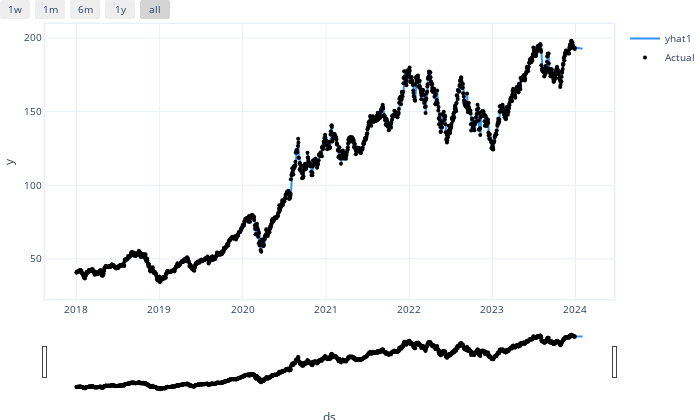
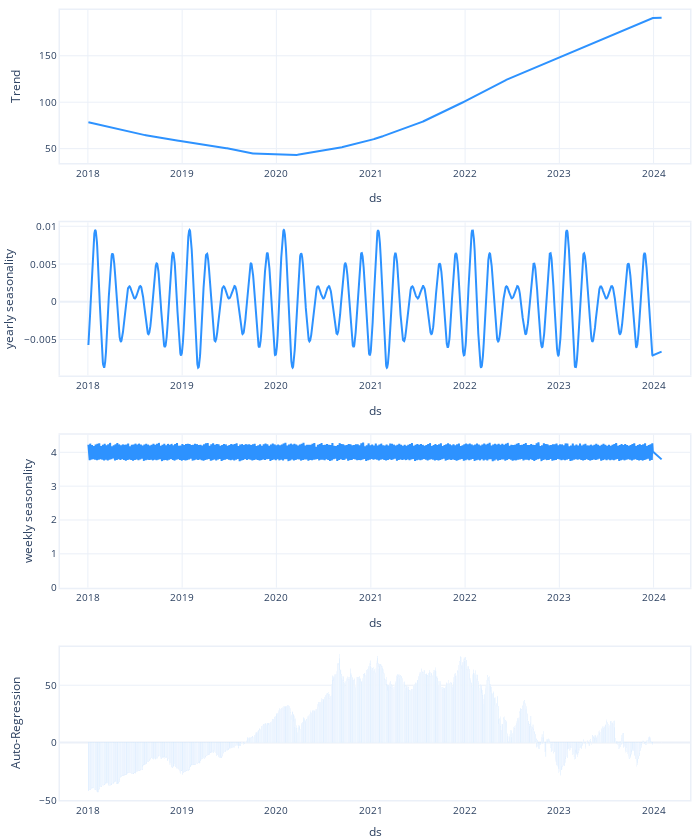

The notebook cell saved with these charts, in order:
### Code cell
fig5 = m5.plot(forecast_m5, plotting_backend="plotly")
fig5.show()

fig_components5 = m5.plot_components(forecast_m5, plotting_backend="plotly")
fig_components5.show()

### Figure 1 — Plotly figure (JSON) as saved in the notebook; plotly's stock layout.template omitted (floating-point values rounded to 4 significant figures; data arrays with more than 128 entries replaced by an {"elided": "..."} marker saying what was removed)
{"data": [{"fill": "none", "line": {"color": "rgba(45, 146, 255, 1.0)", "width": 2}, "mode": "lines", "name": "yhat1", "type": "scatter", "x": {"elided": "1565 str values"}, "y": {"elided": "1565 float values"}}, {"marker": {"color": "black", "size": 4}, "mode": "markers", "name": "Actual", "type": "scatter", "x": {"elided": "1565 str values"}, "y": {"elided": "1565 float values"}}], "layout": {"autosize": true, "font": {"size": 10}, "height": 420, "hovermode": "x unified", "margin": {"b": 0, "l": 0, "pad": 0, "r": 10, "t": 10}, "showlegend": true, "title": {"font": {"size": 12}}, "width": 700, "xaxis": {"linewidth": 1.5, "mirror": true, "rangeselector": {"buttons": [{"count": 7, "label": "1w", "step": "day", "stepmode": "backward"}, {"count": 1, "label": "1m", "step": "month", "stepmode": "backward"}, {"count": 6, "label": "6m", "step": "month", "stepmode": "backward"}, {"count": 1, "label": "1y", "step": "year", "stepmode": "backward"}, {"step": "all"}]}, "rangeslider": {"visible": true}, "showline": true, "title": {"text": "ds"}, "type": "date"}, "yaxis": {"linewidth": 1.5, "mirror": true, "showline": true, "title": {"text": "y"}}}}

### Figure 2 — Plotly figure (JSON) as saved in the notebook; plotly's stock layout.template omitted (floating-point values rounded to 4 significant figures; data arrays with more than 128 entries replaced by an {"elided": "..."} marker saying what was removed)
{"data": [{"line": {"color": "#2d92ff", "width": 2}, "mode": "lines", "name": "Trend", "showlegend": false, "type": "scatter", "x": {"elided": "1564 str values"}, "xaxis": "x", "y": {"elided": "1564 float values"}, "yaxis": "y"}, {"line": {"color": "#2d92ff", "width": 2}, "mode": "lines", "name": "yearly seasonality", "showlegend": false, "type": "scatter", "x": {"elided": "1564 str values"}, "xaxis": "x2", "y": {"elided": "1564 float values"}, "yaxis": "y2"}, {"line": {"color": "#2d92ff", "width": 2}, "mode": "lines", "name": "weekly seasonality", "showlegend": false, "type": "scatter", "x": {"elided": "1564 str values"}, "xaxis": "x3", "y": {"elided": "1564 float values"}, "yaxis": "y3"}, {"marker": {"color": "#2d92ff"}, "name": "Auto-Regression", "opacity": 1, "showlegend": false, "type": "bar", "x": {"elided": "1564 str values"}, "xaxis": "x4", "y": {"elided": "1564 float values"}, "yaxis": "y4"}], "layout": {"autosize": true, "barmode": "overlay", "font": {"size": 10}, "height": 840, "hovermode": "x unified", "legend": {"traceorder": "reversed", "y": 0.1}, "margin": {"b": 0, "l": 0, "pad": 0, "r": 10, "t": 10}, "title": {"font": {"size": 12}}, "width": 700, "xaxis": {"anchor": "y", "domain": [0, 1], "linewidth": 1.5, "mirror": true, "range": ["2017-09-15T00:00:00", "2024-05-21T00:00:00"], "showline": true, "title": {"text": "ds"}, "type": "date"}, "xaxis2": {"anchor": "y2", "domain": [0, 1], "linewidth": 1.5, "mirror": true, "range": ["2017-09-15T00:00:00", "2024-05-21T00:00:00"], "showline": true, "title": {"text": "ds"}, "type": "date"}, "xaxis3": {"anchor": "y3", "domain": [0, 1], "linewidth": 1.5, "mirror": true, "range": ["2017-09-15T00:00:00", "2024-05-21T00:00:00"], "showline": true, "title": {"text": "ds"}, "type": "date"}, "xaxis4": {"anchor": "y4", "domain": [0, 1], "linewidth": 1.5, "mirror": true, "range": ["2017-09-15T00:00:00", "2024-05-21T00:00:00"], "showline": true, "title": {"text": "ds"}, "type": "date"}, "yaxis": {"anchor": "x", "domain": [0.8063, 1], "linewidth": 1.5, "mirror": true, "rangemode": "normal", "showline": true, "title": {"text": "Trend"}}, "yaxis2": {"anchor": "x2", "domain": [0.5375, 0.7312], "linewidth": 1.5, "mirror": true, "rangemode": "tozero", "showline": true, "title": {"text": "yearly seasonality"}}, "yaxis3": {"anchor": "x3", "domain": [0.2687, 0.4625], "linewidth": 1.5, "mirror": true, "rangemode": "tozero", "showline": true, "title": {"text": "weekly seasonality"}}, "yaxis4": {"anchor": "x4", "domain": [0, 0.1938], "linewidth": 1.5, "mirror": true, "rangemode": "tozero", "showline": true, "title": {"text": "Auto-Regression"}}}}
